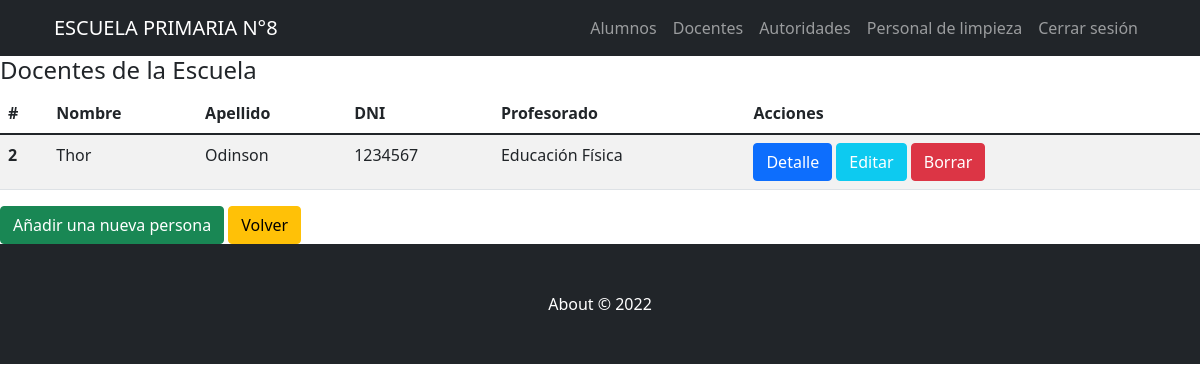
/AppZero/docentes/lista (signed in), run on an earlier commit of the app's database.
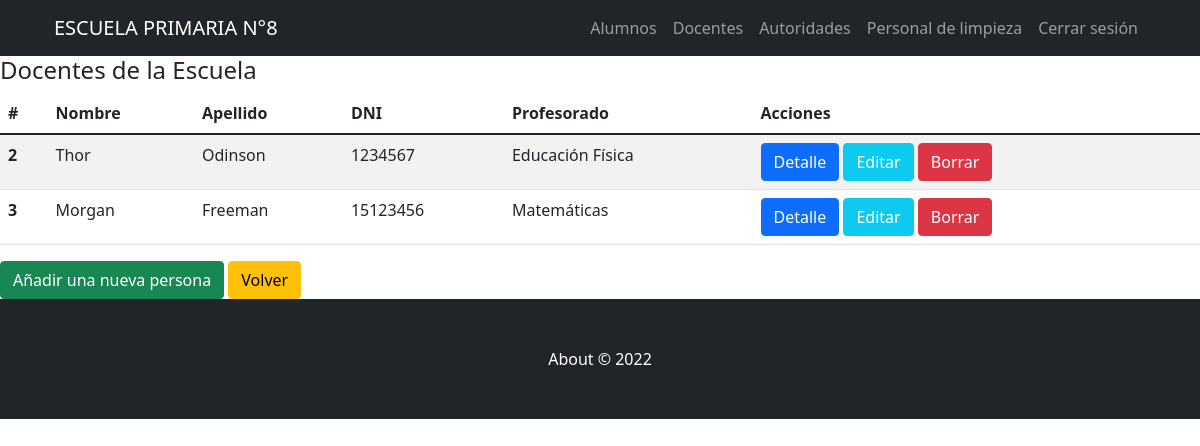
And on a later commit of the database.
### AppZero/models.py (models this page shows, shortened)
class Docente(models.Model):
    nombre=models.CharField(max_length=40)
    apellido=models.CharField(max_length=40)
    DNI = models.IntegerField()
    direccion=models.CharField(max_length=60, blank=True, null=True)
    telefono=models.IntegerField(blank=True, null=True)
    email=models.EmailField(blank=True, null=True)
    profesorado = models.CharField(max_length=40)

### AppZero/views.py (the view)
# urls.py: path('docentes/lista', views.DocentesList.as_view(), name="DocentesList"),
@method_decorator(login_required(login_url='Login'), name='dispatch')
@method_decorator(personal_permitido(cargo_permitido=['Recursos Humanos']), name='dispatch')
class DocentesList(ListView):
    model = Docente
    template_name = 'AppZero/Docentes/docentes_list.html'

### AppZero/Templates/AppZero/Docentes/docentes_list.html
{% extends "AppZero/padre.html" %}
{% load static %}
{% block contenidoAdicional %}
<h4>Docentes de la Escuela</h4>
<table class="table table-striped">
    <thead>
      <tr>
        <th scope="col">#</th>
        <th scope="col">Nombre</th>
        <th scope="col">Apellido</th>
        <th scope="col">DNI</th>
        <th scope="col">Profesorado</th>
        <th scope="col">Acciones</th>
      </tr>
    </thead>
    <tbody>
    {% for docente in object_list %}
      <tr>
        <th scope="row">{{docente.id}}</th>
        <td>{{docente.nombre}}</td>
        <td>{{docente.apellido}}</td>
        <td>{{docente.DNI}}</td>
        <td>{{docente.profesorado}}</td>
        <td>
            <a class="btn btn-primary" href="{% url 'DocentesDetail' docente.id %}">Detalle</a>
            <a class="btn btn-info text-white" href="{% url 'DocentesUpdate' docente.id %}">Editar</a>
            <a class="btn btn-danger" href="{% url 'DocentesDelete' docente.id %}">Borrar</a>
        </td>
      </tr>
    {% endfor %}
    </tbody>
  </table>
  <a class="btn btn-success" href="{% url 'DocentesCreate' %}">Añadir una nueva persona</a>
  <a class="btn btn-warning" href="{% url 'Inicio' %}">Volver</a>
{% endblock %}

What changed in the data, as far as the page shows it:
added Docente: id "3", nombre "Morgan", apellido "Freeman", DNI "15123456", profesorado "Matemáticas"
